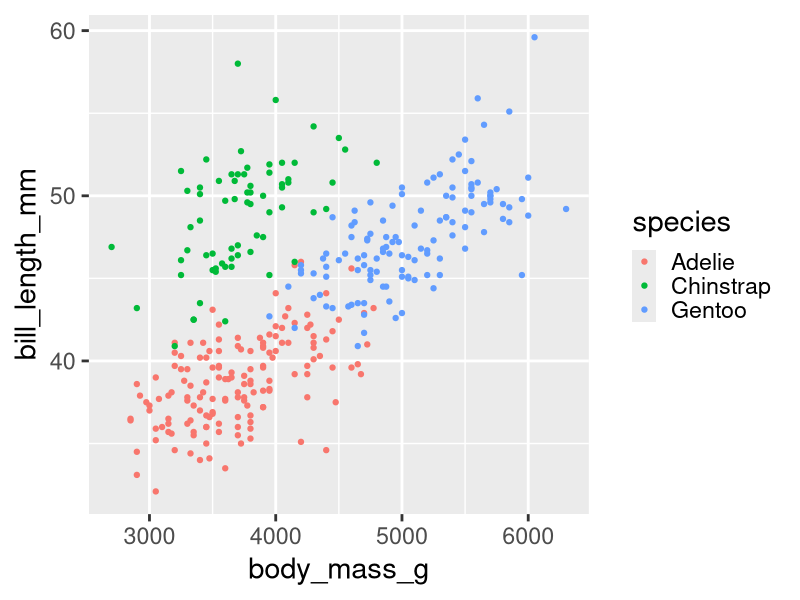

Reproduce this figure in R.
## ---- chunk 1
library(palmerpenguins)
library(tidyverse)
head(penguins)
## ---- chunk 2
theme_set(theme_gray(base_size = 21))
## ---- chunk 3
#| fig.dpi: 900
#| out-width: 50%
#| fig-asp: 0.618
#| fig-align: center
ggplot(penguins, 
       aes(
         x = body_mass_g, 
         y = bill_length_mm, 
         color = species)) +
  geom_point()
